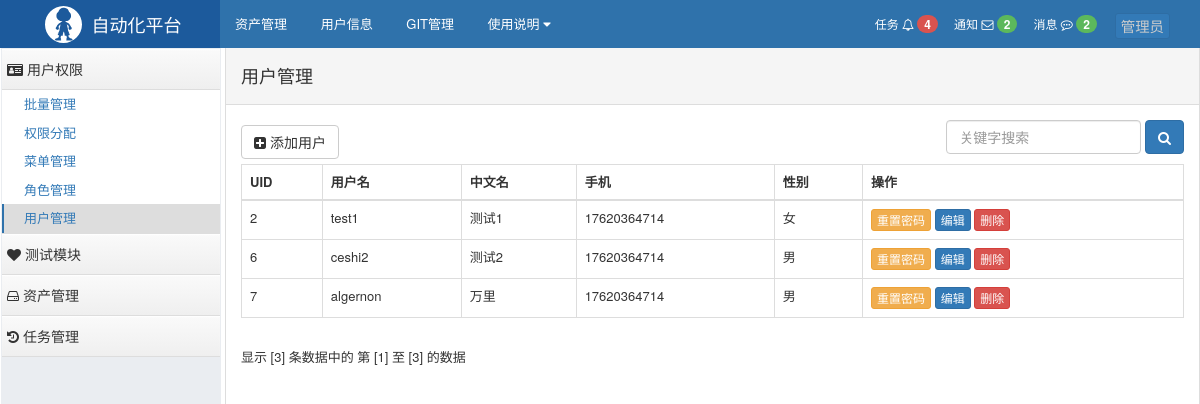
The page /users/list/ (signed in) on the database its author committed.
### users/models.py (models this page shows, shortened)
class UserInfo(AbstractUser):
    SEX = (
        (0, '男'),
        (1, '女'),
    )
    name = models.CharField('中文名', max_length=30)
    phone = models.CharField('手机', max_length=11, null=True, blank=True)
    sex = models.IntegerField(choices=SEX, null=True, blank=True, verbose_name="性别")
    class Meta:
        verbose_name = '用户信息'

class Menu_Level_One(models.Model):
    title = models.CharField(max_length=32, verbose_name='一级菜单名称')
    icon = models.CharField(max_length=32, verbose_name='图标')
    class Meta:
        verbose_name = '一级菜单'

class Menu_Level_Two(models.Model):
    title = models.CharField(verbose_name='标题', max_length=32)
    url = models.CharField(verbose_name='含正则的url', max_length=128)
    name = models.CharField(verbose_name='url的名称', max_length=32, unique=True)
    menu = models.ForeignKey(
        to='Menu_Level_One',
        verbose_name='所属菜单',
        null=True, blank=True,
        help_text='null标示不是菜单,非null表示二级菜单',
        on_delete=models.CASCADE
    )
    pid = models.ForeignKey(
        to=Permission,
        verbose_name='关联的权限',
        null=True,
        blank=True,
        related_name='parents',
        help_text='对于非菜单权限需要选择一个可以成为菜单的权限,用户做默认展开和选中菜单',
        on_delete=models.CASCADE
    )
    class Meta:
        verbose_name = '二级菜单'

### users/views/user.py (the view)
# urls.py: path('list/', UserListView.as_view(), name='user_list'),
class UserListView(LoginRequiredMixin, PermissionRequiredMixin, ListView):
    template_name = "users/user_list.html"
    model = Users
    paginate_by = 5
    keyword = ""
    permission_required = 'users.view_userinfo'
    def get_queryset(self):
        queryset = super(UserListView, self).get_queryset()
        queryset = queryset.exclude(username='admin')
        self.keyword = self.request.GET.get("keyword", "")
        if self.keyword:
            queryset = queryset.filter(
                Q(name__icontains=self.keyword)
                | Q(username__icontains=self.keyword)
                | Q(phone__icontains=self.keyword))
        return queryset
    def get_context_data(self, **kwargs):
        context = super(UserListView, self).get_context_data(**kwargs)
        context['keyword'] = self.keyword
        return context

### users/templatetags/menu.py (called while the page is built)
@register.inclusion_tag('users/path_navigation.html')
def path_navigation(request):
    current_url = request.path_info
    user_object = Users.objects.get(id=request.user.id)
    url_record = "权限不足"
    if user_object:
        permissions_set = set()
        for item in user_object.groups.all():
            for i in item.permissions.all().values('id'):
                permissions_set.add(i['id'])
        for item in user_object.user_permissions.all().values('id'):
            permissions_set.add(item['id'])
        menu_level_two_queryset = Menu_Level_Two.objects.filter(
            pid__in=list(permissions_set)).values()
        for item in menu_level_two_queryset:
            if re.match(item['url'], current_url):
                url_record = item['title']
                break
    return {'url_record': url_record}

### templates/users/user_list.html (shortened to what this page needs)
{% extends 'base/layout.html' %}
{% load get_users %}
{% block page-content %}
    <div class="luffy-container">
        <div class="btn-group" style="margin: 5px 0">
                <a class="btn btn-default" href="{% url 'users:user_add' %}">
                    <i class="fa fa-plus-square" aria-hidden="true"></i> 添加用户
                </a>
        </div>
        <div style="float: right;">
            <form method="GET" class="form-inline">
                <div class="form-group">
                    <input class="form-control" type="text" name="keyword" value="{{ keyword|default_if_none:'' }}" placeholder="关键字搜索">
                    <button class="btn btn-primary" type="submit">
                        <i class="fa fa-search" aria-hidden="true"></i>
                    </button>
                </div>
            </form>
        </div>
        <table class="table table-bordered table-hover">
            <thead>
            <tr>
                <th>UID</th>
                <th>用户名</th>
                <th>中文名</th>
                <th>手机</th>
                <th>性别</th>
                <th>操作</th>
            </tr>
            </thead>
            <tbody>
            {% for user in object_list %}
                 <tr class="gradeA">
                    <td>{{ user.id }}</td>
                    <td>{{ user.username }}</td>
                    <td>{{ user.name }}</td>
                    <td>{{ user.phone }}</td>
                    <td>{{ user.get_sex_display }}</td>
                    <td class="actions">
                    <a href="{% url 'users:password_change' user.id %}" class="btn btn-warning btn-xs">重置密码</a>
                    <a href="{% url 'users:user_update' user.id %}" class="btn btn-primary btn-xs">编辑</a>
                    <a href="{% url 'users:user_del' user.id %}" class="btn btn-danger btn-xs">删除</a>
                    </td>
                </tr>
            {% endfor %}
            </tbody>
        </table>
        <div class="row">
            <div class="col-md-4">
               <p style="margin-top: 10px"> 显示 [{{ page_obj.paginator.count }}] 条数据中的 第 [{{ page_obj.start_index }}] 至 [{{ page_obj.end_index }}] 的数据</p>
            </div>
            <div class="col-md-8">
            </div>
        </div>
    </div>
{% endblock %}

### templates/base/layout.html (shortened to what this page needs)
{% load static %}
{% load menu %}
<!DOCTYPE html>
<html lang="en">
<head>
    <link rel="stylesheet" href="{% static '/plugins/bootstrap/css/bootstrap.css' %} " />
    <link rel="stylesheet" href="{% static '/plugins/font-awesome/css/font-awesome.css' %} " />
    <link rel="stylesheet" href="{% static '/css/commons.css' %} " />
    <link rel="stylesheet" href="{% static '/css/nav.css' %} " />
    <link rel="stylesheet" href="{% static '/css/rbac.css' %} " />
    <link rel="stylesheet" href="{% static '/css/search-group.css' %} " />
</head>
<body>
    <div class="pg-header">
        <div class="nav">
            <div class="logo-area left">
                <a href="#">
                    <img class="logo" src="{% static 'img/logo.svg' %}">
                    <span style="font-size: 18px;">自动化平台 </span>
                </a>
            </div>
            <div class="left-menu left">
                <a class="menu-item">资产管理</a>
                <a class="menu-item">用户信息</a>
                <a class="menu-item">GIT管理</a>
                <div class="menu-item">
                    <span>使用说明</span>
                    <i class="fa fa-caret-down" aria-hidden="true"></i>
                </div>
            </div>
            <div class="right-menu right clearfix">
                <div class="user-info right">
                    <a href="#" class="more-item btn btn-primary btn-xs" style="color:#ccc; font-size: larger;">
                        {{ request.user.name }}
                    </a>
                </div>
                <a class="user-menu right">
                    消息
                    <i class="fa fa-commenting-o" aria-hidden="true"></i>
                    <span class="badge bg-success">2</span>
                </a>
                <a class="user-menu right">
                    通知
                    <i class="fa fa-envelope-o" aria-hidden="true"></i>
                    <span class="badge bg-success">2</span>
                </a>
                <a class="user-menu right">
                    任务
                    <i class="fa fa-bell-o" aria-hidden="true"></i>
                    <span class="badge bg-danger">4</span>
                </a>
            </div>
        </div>
    </div>
    <div class="pg-body">
        <div class="left-menu">
            <div class="menu-body">
                {% multi_menu request %}
            </div>
        </div>
        <div class="right-body">
            {% path_navigation request %}
            {% block page-content %} {% endblock %}
        </div>
    </div>
</body>
</html>

### templates/users/multi_menu.html
<div class="multi-menu">
    {% for item in menu_dict.values %}
        <div class="item">
            <div class="title"><span class="icon-wrap"><i class="fa {{ item.icon }}"></i></span> {{ item.title }}</div>
            <div class="body {{ item.class }}">
                {% for per in item.children %}
                        <a class="{{ per.class }}" style="{{ per.style }}" href="{{ per.url }}">{{ per.title }}</a>
                {% endfor %}
            </div>
        </div>
    {% endfor %}
</div>

### templates/users/path_navigation.html
<div>
    <ol class="breadcrumb no-radius no-margin" style="border-bottom: 1px solid #ddd;">
        <h4 class="title">{{ url_record }}</h4>
    </ol>
</div>

### static/css/commons.css (style rules this page uses)
body { margin: 0; }
img { border: 0; }
.left { float: left; }
.right { float: right; }
.clearfix:after { clear: both; display: block; visibility: hidden; height: 0; }
.bg-danger { background-color: #d9534f !important; color: #ffffff; }
.bg-success { background-color: #5cb85c !important; color: #ffffff; }
.badge { display: inline-block; min-width: 10px; padding: 3px 7px; font-size: 12px; font-weight: bold; line-height: 1; color: #fff; text-align: center; white-space: nowrap; vertical-align: baseline; background-color: #777; border-radius: 10px; }
.no-radius { border-radius: 0; }
.no-margin { margin: 0; }
.pg-body > .left-menu { background-color: #EAEDF1; position: absolute; left: 1px; top: 48px; bottom: 0; width: 220px; border: 1px solid #EAEDF1; overflow: auto; }
.pg-body > .right-body { position: absolute; left: 225px; right: 0; top: 48px; bottom: 0; overflow: scroll; border: 1px solid #ddd; border-top: 0; font-size: 13px; min-width: 755px; }
.luffy-container { padding: 15px; }

### static/css/nav.css (style rules this page uses)
.nav { min-width: 980px; height: 48px; background-color: #2F72AB; color: #ffffff; line-height: 48px; overflow: visible; font-size: 12px; }
.nav .logo-area { width: 220px; overflow: hidden; height: 48px; text-align: center; background-color: #1c5a9c; }
.nav .logo-area > a { color: #ffffff; text-decoration: none; display: inline-block; }
.nav .logo-area .logo { height: 37px; width: 37px; float: left; margin: 6px; margin-right: 10px; }
.nav .left-menu { font-size: 13px; }
.nav .left-menu .menu-item { display: inline-block; padding: 0 15px; cursor: pointer; position: relative; color: white; text-decoration: none; }
.nav .right-menu .user-menu { padding: 0 8px; cursor: pointer; color: white; text-decoration: none; }
.nav .right-menu .user-info { padding: 0 30px 0 10px; height: 48px; position: relative; }

### static/css/rbac.css (style rules this page uses)
.multi-menu .item { background-color: white; }
.multi-menu .item > .title { padding: 10px 5px; border-bottom: 1px solid #dddddd; cursor: pointer; color: #333; display: block; background: #efefef; background: -webkit-gradient(linear, left bottom, left top, color-stop(0, #efefef), color-stop(1, #fafafa)); background: -ms-linear-gradient(bottom, #efefef, #fafafa); background: -o-linear-gradient(bottom, #efefef, #fafafa); filter: progid:dximagetransform.microsoft.gradient(startColorStr='#e3e3e3', EndColorStr='#ffffff'); -ms-filter: "progid:DXImageTransform.Microsoft.gradient(startColorStr='#fafafa',EndColorStr='#efefef')"; box-shadow: inset 0 1px 1px white; }
.multi-menu .item > .body { border-bottom: 1px solid #dddddd; }
.multi-menu .item > .body a { display: block; padding: 5px 20px; text-decoration: none; border-left: 2px solid transparent; font-size: 13px; }
.multi-menu .item > .body a.active { border-left: 2px solid #2F72AB; }

### templates/base/layout.html (style rules this page uses)
body { margin: 0; }
.no-radius { border-radius: 0; }
.no-margin { margin: 0; }
.pg-body>.left-menu { background-color: #EAEDF1; position: absolute; left: 1px; top: 48px; bottom: 0; width: 220px; border: 1px solid #EAEDF1; overflow: auto; }
.pg-body>.right-body { position: absolute; left: 225px; right: 0; top: 48px; bottom: 0; overflow: scroll; border: 1px solid #ddd; border-top: 0; font-size: 13px; min-width: 755px; }
.luffy-container { padding: 15px; }

### rows shown on the page
UserInfo: user.name "管理员"
Menu_Level_One: title "用户权限"
Menu_Level_Two: title "批量管理"
Menu_Level_Two: title "权限分配"
Menu_Level_Two: title "菜单管理"
Menu_Level_Two: title "角色管理"
Menu_Level_Two: title "用户管理", title "用户管理"
Menu_Level_One: title "测试模块"
Menu_Level_One: title "资产管理"
Menu_Level_One: title "任务管理"
UserInfo: id "2", username "test1", name "测试1", phone "17620364714", sex "女"
UserInfo: id "6", username "ceshi2", name "测试2", phone "17620364714", sex "男"
UserInfo: id "7", username "algernon", name "万里", phone "17620364714", sex "男"

### other values the page prints
{{ page_obj.paginator.count }} "3"
{{ page_obj.start_index }} "1"
{{ page_obj.end_index }} "3"
